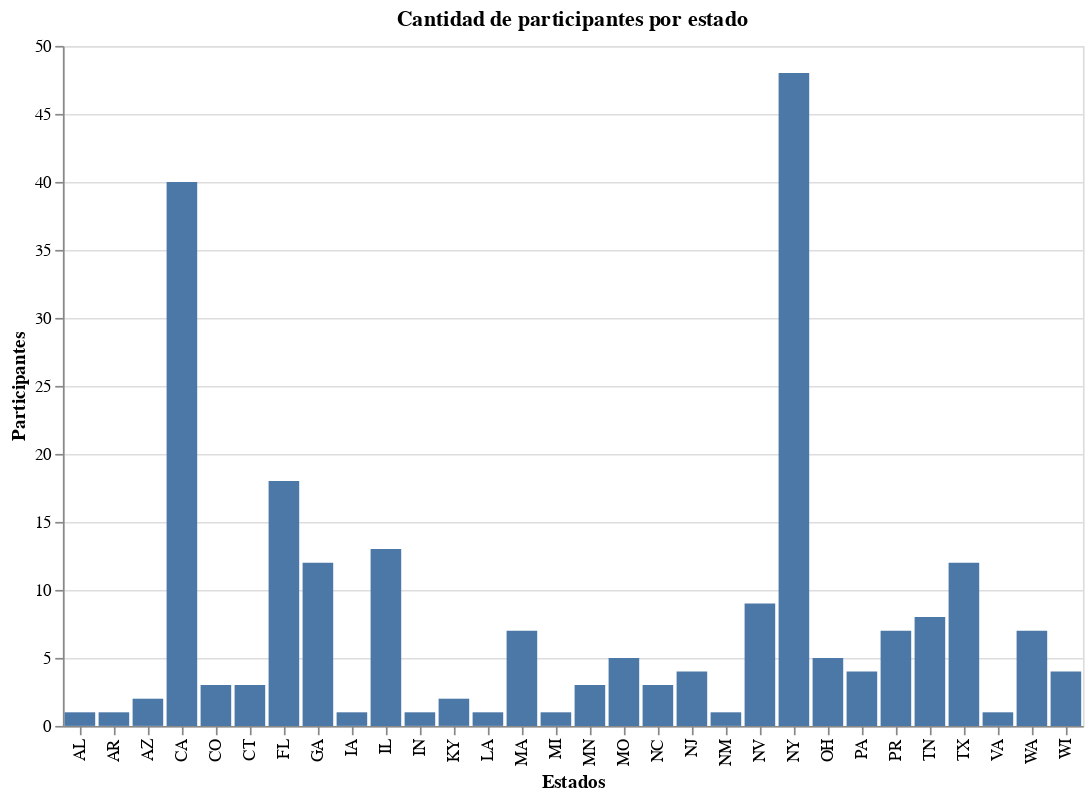

The notebook cell this image was saved under:
### Code cell
import pandas as pd

# Read the CSV with the correct delimiter
df = pd.read_csv('/content/estaodos-dragofi.csv', delimiter=';')
df

import altair as alt
import pandas as pd

# Activa el renderizador adecuado
alt.renderers.enable('default')  # O usa 'colab' si 'default' no sirve

# Asegúrate de que los nombres de columna sean correctos
# This line should now work correctly as the columns should be properly parsed
print(df.columns)
print(df[['Estados', 'Participantes']].dropna().head())

# Crea el gráfico
chart = alt.Chart(df).mark_bar().encode(
    x=alt.X('Estados:N', title='Estados'),
    y=alt.Y('Participantes:Q', title='Participantes'),
    tooltip=[
        alt.Tooltip('Participantes:Q', title='Participantes'),
        alt.Tooltip('Estados:N', title='Estado')
    ]
).properties(
    width=600,
    height=400,
    title='Cantidad de participantes por estado'
).interactive()

chart

### Figure 1 — Vega-Lite specification as saved in the notebook (floating-point values rounded to 4 significant figures)
{"config": {"view": {"continuousWidth": 300, "continuousHeight": 300}}, "data": {"name": "data-3d409b86be4ede995c3f3440ac74b375"}, "mark": {"type": "bar"}, "encoding": {"tooltip": [{"field": "Participantes", "title": "Participantes", "type": "quantitative"}, {"field": "Estados", "title": "Estado", "type": "nominal"}], "x": {"field": "Estados", "title": "Estados", "type": "nominal"}, "y": {"field": "Participantes", "title": "Participantes", "type": "quantitative"}}, "height": 400, "params": [{"name": "param_4", "select": {"type": "interval", "encodings": ["x", "y"]}, "bind": "scales"}], "title": "Cantidad de participantes por estado", "width": 600, "$schema": "https://vega.github.io/schema/vega-lite/v5.20.1.json", "datasets": {"data-3d409b86be4ede995c3f3440ac74b375": [{"Estados": "NY", "Participantes": 48}, {"Estados": "CA", "Participantes": 40}, {"Estados": "FL", "Participantes": 18}, {"Estados": "IL", "Participantes": 13}, {"Estados": "GA", "Participantes": 12}, {"Estados": "TX", "Participantes": 12}, {"Estados": "NV", "Participantes": 9}, {"Estados": "TN", "Participantes": 8}, {"Estados": "MA", "Participantes": 7}, {"Estados": "PR", "Participantes": 7}, {"Estados": "WA", "Participantes": 7}, {"Estados": "MO", "Participantes": 5}, {"Estados": "OH", "Participantes": 5}, {"Estados": "NJ", "Participantes": 4}, {"Estados": "PA", "Participantes": 4}, {"Estados": "WI", "Participantes": 4}, {"Estados": "CO", "Participantes": 3}, {"Estados": "CT", "Participantes": 3}, {"Estados": "MN", "Participantes": 3}, {"Estados": "NC", "Participantes": 3}, {"Estados": "AZ", "Participantes": 2}, {"Estados": "KY", "Participantes": 2}, {"Estados": "AL", "Participantes": 1}, {"Estados": "AR", "Participantes": 1}, {"Estados": "IA", "Participantes": 1}, {"Estados": "IN", "Participantes": 1}, {"Estados": "LA", "Participantes": 1}, {"Estados": "MI", "Participantes": 1}, {"Estados": "NM", "Participantes": 1}, {"Estados": "VA", "Participantes": 1}]}}
